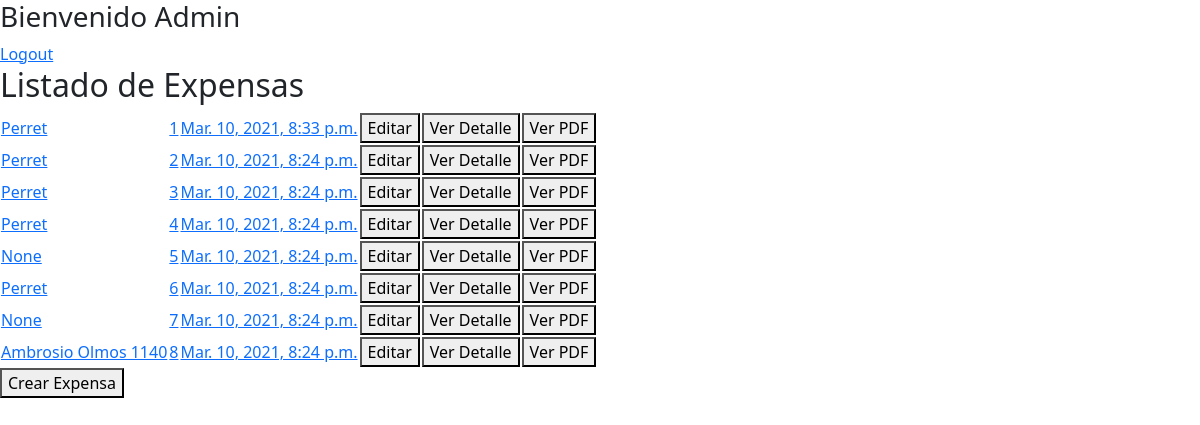
The page /expensa/listar_expensa/ (signed in) on the database as committed earlier.
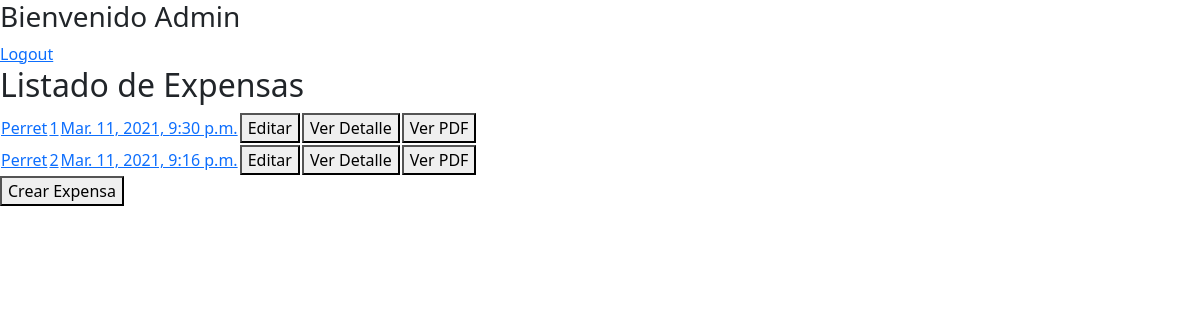
The same page on the database as committed later.
### Expensas/models.py (models this page shows, shortened)
class Expensas(models.Model):
    ph_dpto = models.ForeignKey(Departamento,on_delete=models.CASCADE,related_name="PH")
    edificio_expensa= models.ForeignKey(Edificio,on_delete=models.CASCADE,verbose_name="Edificio",blank = True, null = True)
    expensas_puras = models.FloatField(verbose_name="Expensas Puras",blank = True, null = True)
    total_ingresos = models.FloatField(verbose_name="Total ingresos",blank = True, null = True)
    deuda_totales = models.FloatField(verbose_name="Total Adeudado",blank = True, null = True, default=None)
    intereses_mora = models.FloatField(verbose_name="Intereses por Mora",blank = True, null = True)
    materiales_limpieza = models.FloatField(verbose_name="materiales de limpieza",blank = True, null = True)
    servicios_luz= models.FloatField(verbose_name="servicios electricidad",blank = True, null = True)
    gastos_electricidad=models.FloatField(verbose_name="materiales y mano obra electricidad",blank = True, null = True)
    gastos_pintura=models.FloatField(verbose_name="materiales y mano obra pintura",blank = True, null = True)
    gastos_cerrajeria=models.FloatField(verbose_name=" materiales y mano de obra cerrajeria",blank = True, null = True)
    gastos_portero_electrico=models.FloatField(verbose_name="service portero electrico",blank = True, null = True)
    gastos_bomba_agua=models.FloatField(verbose_name="service bombas de agua",blank = True, null = True)
    gastos_matafuegos=models.FloatField(verbose_name=" recarga matafuegos",blank = True, null = True)
    gastos_accesorios=models.FloatField(verbose_name=" gastos accesorios",blank = True, null = True)
    vacaciones_encargado =models.FloatField(verbose_name=" vacaciones encargado",blank = True, null = True)
    reemplazo_encargado=models.FloatField(verbose_name=" reemplazo encargado",blank = True, null = True)
    sueldo_administrador = models.FloatField(verbose_name="Sueldo Administrador",blank = True, null = True)
    ascensores = models.FloatField(verbose_name="Gasto Ascensores",blank = True, null = True)
    aportes_encargado_limpieza = models.FloatField(verbose_name="Aportes Encargado Limpieza",blank = True, null = True)
    sueldo_encargado_limpieza = models.FloatField(verbose_name="Sueldo Encargado Limpieza",blank = True, null = True)
    seguro_edificio = models.FloatField(verbose_name="Seguro Edificio",blank = True, null = True)
    sueldo_anual_complementario = models.FloatField(verbose_name="Sueldo Anual Complementario",blank = True, null = True)
    total_gastos = models.FloatField(verbose_name="Total de Gastos (Egreso) ",blank = True, null = True, default=0)
    create_date = models.DateTimeField(auto_now=True,verbose_name="Fecha Creacion")
    porcentaja_departamento = models.ForeignKey(Departamento,on_delete=models.CASCADE,blank = True, null = True)
    class Meta:
        verbose_name = "Expensas"
        verbose_name_plural = "Expensas"

### Administracion/models.py (models this page shows)
class Edificio(models.Model):
    nombre = models.CharField(max_length = 50 ,verbose_name="Edificio")
    class Meta:
        verbose_name ="Edificio"
        verbose_name_plural = "Edificios"
    def __str__(self):
        return self.nombre

### Expensas/views.py (the view)
# urls.py: path('listar_expensa/',login_required(ExpensasListView.as_view()),name ="listar_expensa"),
class ExpensasListView(ListView):
    model = Expensas
    template_name ="listar_expensa.html"
    context_object_name = 'expensas'

### Expensas/templates/listar_expensa.html
{% extends 'base.html' %} {% block content %}
<h2>Listado de Expensas </h2>
<table class="default">
    {% for expensa in expensas %}
    <tr>
        <td>
            <a href="#">{{expensa.edificio_expensa}}</a>
        </td>
        <td>
            <a href="#">{{expensa.id}}</a>
        </td>
        <td>
            <a href="#">{{expensa.create_date}}</a>
        </td>
        <td>
            <a href="{% url 'editar_expensa' expensa.id %}">
                <button type="submit">Editar</button>
            </a>
        </td>
        <td>
            <a href="{% url 'detalle_expensa' expensa.id %}">
                <button type="submit">Ver Detalle</button>
            </a>
        </td>
        <td>
            <a href="{% url 'expensa_pdf' expensa.id %}">
                <button type="submit">Ver PDF</button>
            </a>
        </td>
    </tr>
    {% endfor %}
</table>
<a href="{% url 'crear_expensa' %}">
    <button>Crear Expensa</button></a>
{% endblock %}

### Administracion/templates/base.html (shortened to what this page needs)
<!DOCTYPE html>
<html lang="en">
<head>
</head>
<link href="https://cdn.jsdelivr.net/npm/bootstrap@5.0.0-beta2/dist/css/bootstrap.min.css" rel="stylesheet">
<h3>Bienvenido {{user}}</h3>
<a href="{% url 'logout' %}">Logout</a>
<body>
    {% block content %} {% endblock %}
</body>
</html>

Rows that differ between the two databases and show on the page:
removed Expensas: edificio_expensa "Perret", id "3", create_date "Mar. 10, 2021, 8:24 p.m."
removed Expensas: edificio_expensa "Perret", id "4", create_date "Mar. 10, 2021, 8:24 p.m."
removed Expensas: edificio_expensa "None", id "5", create_date "Mar. 10, 2021, 8:24 p.m."
removed Expensas: edificio_expensa "Perret", id "6", create_date "Mar. 10, 2021, 8:24 p.m."
removed Expensas: edificio_expensa "None", id "7", create_date "Mar. 10, 2021, 8:24 p.m."
removed Expensas: edificio_expensa "Ambrosio Olmos 1140", id "8", create_date "Mar. 10, 2021, 8:24 p.m."
changed Expensas id 1: create_date "Mar. 10, 2021, 8:33 p.m." → "Mar. 11, 2021, 9:30 p.m."
changed Expensas id 2: create_date "Mar. 10, 2021, 8:24 p.m." → "Mar. 11, 2021, 9:16 p.m."
